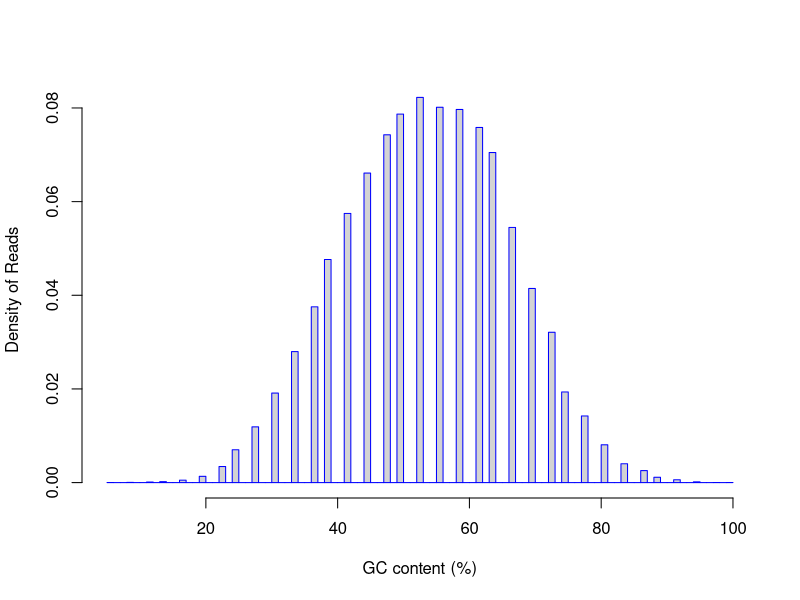

Reproduce this figure in R.
pdf("/Users/olgabotvinnik/workspace/rna-seq-diff-exprn/test-results/rseqc/LNCaP_1/rseqc.GC_plot.pdf")
gc=rep(c(5.56,100.00,13.89,11.11,58.33,44.44,8.33,41.67,52.78,88.89,38.89,69.44,30.56,91.67,63.89,66.67,86.11,19.44,50.00,77.78,47.22,75.00,27.78,25.00,83.33,97.22,80.56,61.11,55.56,22.22,16.67,72.22,94.44,36.11,33.33),times=c(1,1,14,8,5409,4487,3,3902,5584,77,3234,2814,1298,41,4785,3699,174,91,5342,966,5042,1314,808,476,273,1,548,5148,5441,233,35,2179,11,2548,1899))
hist(gc,probability=T,breaks=100,xlab="GC content (%)",ylab="Density of Reads",border="blue",main="")
dev.off()
